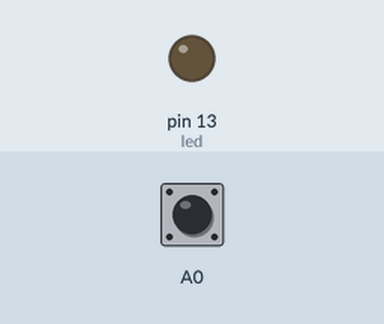
Recording of a sketch running on a simulated Arduino Uno, built with avr-gcc and run on an emulated ATmega328P. Parts: output pins drawn as LEDs (lit = HIGH). The test bench sets the inputs (shaded band); at power-on: A0 HIGH.

Above: at 1.2 s.
1.3 s: A0 pulled LOW for 0.15 s
At 2.5 s:
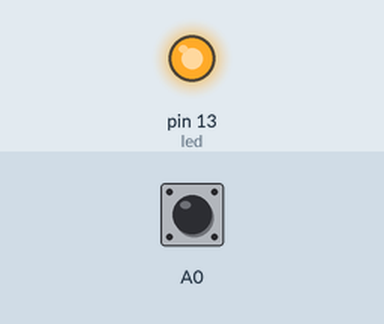
4.4 s: A0 pulled LOW for 1 s
At 8.1 s:
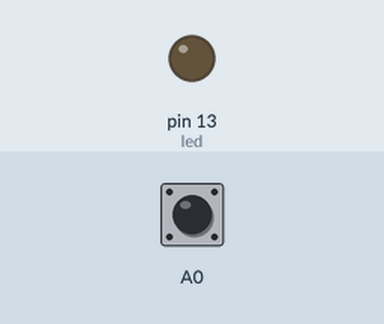
8.4 s: A0 pulled LOW for 3.2 s
At 9.1 s:
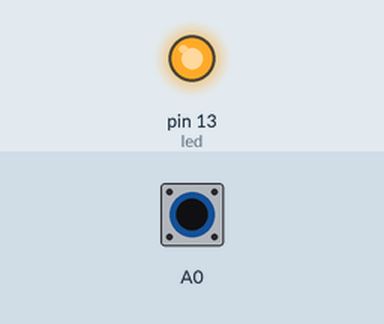
Timing chart, 0 to 12.9 s (numbered marks = the images above; inputs shaded):
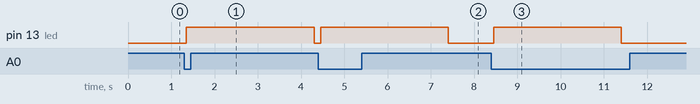

Measured:
- after the input at 1.3 s, pin 13 (led): LOW → HIGH after 0.05 s, → LOW 2.9 s later
- after the input at 4.4 s, pin 13 (led): LOW → HIGH after 0.05 s, → LOW 2.9 s later
- after the input at 8.4 s, pin 13 (led): LOW → HIGH after 0.05 s, → LOW 2.9 s later

The sketch:

millis.ino
```cpp
int estado = 0;
const int led = 13;
const int duracao = 3000;
unsigned long tempoinicial = 0;
unsigned long tempoatual = 0;
void setup() {
  // put your setup code here, to run once:
  pinMode(led, OUTPUT);
  pinMode(A0, INPUT_PULLUP);
}

void loop() {
  switch(estado){
    case 0:
      digitalWrite(led, LOW);
      if(!digitalRead(A0)){
        estado = 1;
        tempoinicial = millis();
        delay(50);
      }
      break;
    case 1:
      digitalWrite(led, HIGH);
      tempoatual=millis();
      if(digitalRead(A0)){
        delay(50);
        estado = 2;
      }else if(tempoatual-tempoinicial>=duracao){
        estado = 3;
      }
      break;
    case 2:
      tempoatual=millis();
      if(!digitalRead(A0)){
        estado = 3;
        delay(50);
      }else if(tempoatual-tempoinicial>=duracao){
        estado = 0;
      }
      break;
    case 3:
      digitalWrite(led, LOW);
      if(digitalRead(A0)){
        estado = 0;
        delay(50);
      }
      break;
  }

}
```
